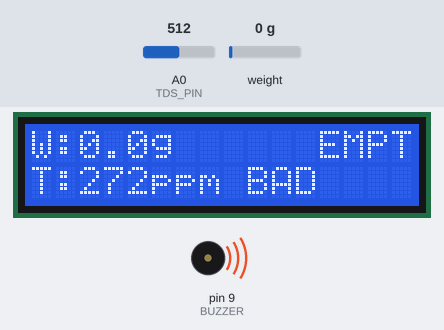
This sketch was run on a simulated Arduino Uno, built with avr-gcc and run on an emulated ATmega328P. Shown: 16×2 character LCD, buzzer (waves = sounding). Wiring (inferred from the names in the program): HX711 load-cell converter: data pin 3; SCK pin 2. The inputs (shaded band) are chosen by the test bench; at power-on: weight on the scale 0 g, A0 (TDS_PIN) = 512.

Above: at 5.1 s.
5.2 s: weight on the scale set to 37 g
At 6.3 s:
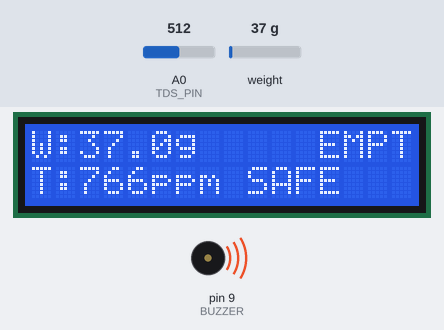
8.5 s: weight on the scale set to 45 g
At 9.9 s:
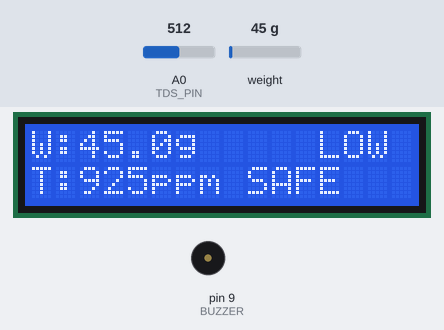
11.8 s: A0 (TDS_PIN) set to 529
At 12.52 s:
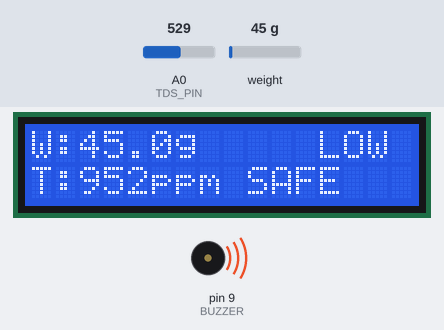
14.1 s: A0 (TDS_PIN) set to 543
At 17.3 s:
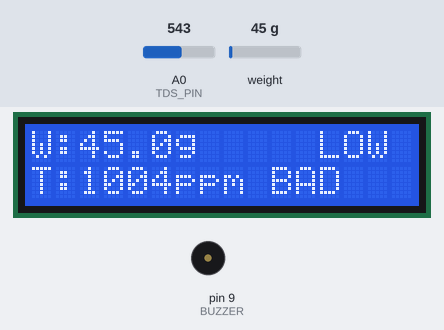
17.4 s: weight on the scale set to 126 g
At 18.2 s:
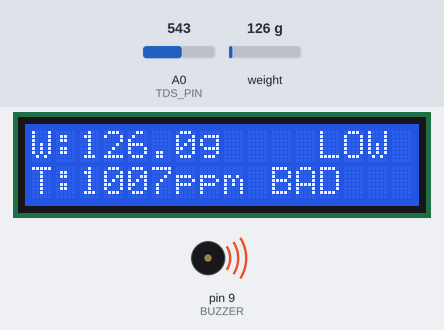
19.8 s: weight on the scale set to 148 g
At 21.8 s:
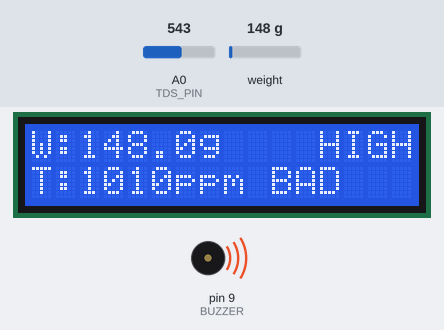
Timing chart, 0 to 23.3 s (numbered marks = the images above; inputs shaded):
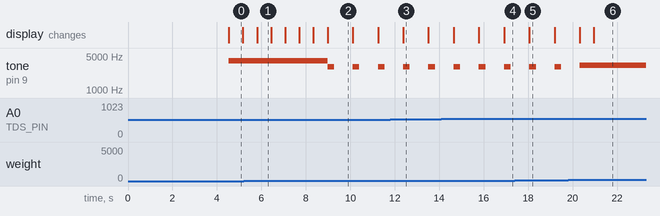

Measured:
- the behaviour switches between 40 and 41 g on weight on the scale (found by bisection; images 1 and 2)
- the behaviour switches between 542 and 543 on A0 (TDS_PIN) (found by bisection; images 3 and 4)
- the behaviour switches between 137 and 138 g on weight on the scale (found by bisection; images 5 and 6)
- after the input at 8.5 s, tone on pin 9 (BUZZER): alternates 3000 Hz for 0.30 s and silent for 0.83 s, starting after 0.48 s; the display: changes after 0.48 s (image 2)
- after the input at 11.8 s, the display: changes after 0.58 s (image 3)
- after the input at 19.8 s, the display: first changes after 0.52 s (image 6 shows a later state)
- what the display in image 0 shows lasts 0.7 s, from 4.5 s to 5.2 s

The sketch:

Smart_Saline.ino
```cpp
#include <Wire.h>
#include <LiquidCrystal_I2C.h>

LiquidCrystal_I2C lcd(0x27, 16, 2);

#define DOUT 3
#define CLK  2
#define TDS_PIN A0
#define BUZZER 9

long offset = 0;
float scale = 408.0;

float FULL_WEIGHT = 550.0;

// -------- HX711 --------
long readHX711()
{
  long count = 0;
  int timeout = 0;

  while (digitalRead(DOUT))
  {
    delay(1);
    if (++timeout > 1000) return 0;
  }

  for (int i = 0; i < 24; i++)
  {
    digitalWrite(CLK, HIGH);
    count = count << 1;
    digitalWrite(CLK, LOW);
    if (digitalRead(DOUT)) count++;
  }

  digitalWrite(CLK, HIGH);
  count ^= 0x800000;
  digitalWrite(CLK, LOW);

  return count;
}

long getAvg(int n)
{
  long sum = 0;
  for (int i = 0; i < n; i++)
    sum += readHX711();
  return sum / n;
}

// -------- SETUP --------
void setup()
{
  Serial.begin(9600);

  pinMode(CLK, OUTPUT);
  pinMode(DOUT, INPUT);
  pinMode(BUZZER, OUTPUT);

  lcd.init();
  lcd.backlight();

  delay(1000);
  offset = getAvg(30);
}

// -------- LOOP --------
void loop()
{
  // -------- WEIGHT --------
  long raw = getAvg(5);
  float weight = (raw - offset) / scale;

  if (weight < 0) weight = 0;
  if (weight < 5) weight = 0;

  // -------- TDS --------
  int tdsRaw = analogRead(TDS_PIN);

  static float tdsFiltered = 0;
  tdsFiltered = (tdsFiltered * 0.5) + (tdsRaw * 0.5);

  float tdsPPM = (tdsFiltered - 150) * 900.0 / (500 - 150);

  if (tdsPPM < 50) tdsPPM = 0;
  if (tdsPPM > 1200) tdsPPM = 1200;

  // -------- LCD LINE 1 --------
  lcd.setCursor(0, 0);
  lcd.print("W:");
  lcd.print(weight, 1);
  lcd.print("g   ");

  // -------- LCD LINE 2 --------
  lcd.setCursor(0, 1);
  lcd.print("T:");
  lcd.print((int)tdsPPM);
  lcd.print("ppm ");

  // -------- SAFE / NOT SAFE TAG --------
  if (tdsPPM >= 700 && tdsPPM <= 1000)
  {
    lcd.print("SAFE ");
  }
  else
  {
    lcd.print("BAD  ");
  }

  // -------- ALERT SYSTEM --------
  float remainingPercent = (weight / FULL_WEIGHT) * 100;

  // -------- PRIORITY 1: EMPTY --------
  if (weight <= 40)
  {
    lcd.setCursor(12, 0);
    lcd.print("EMPTY");

    // 🔥 CONTINUOUS LOUD BEEP (no pause)
    tone(BUZZER, 4000);
  }

  // -------- PRIORITY 2: LOW IV (<=25%) --------
  else if (remainingPercent <= 25)
  {
    lcd.setCursor(12, 0);
    lcd.print("LOW ");

    // 🔊 beep-pause (unchanged)
    tone(BUZZER, 3000);
    delay(300);
    noTone(BUZZER);
    delay(200);
  }

  // -------- PRIORITY 3: TDS HIGH --------
  else if (tdsPPM > 1000)
  {
    lcd.setCursor(12, 0);
    lcd.print("HIGH");

    tone(BUZZER, 3200);
  }

  // -------- PRIORITY 4: TDS LOW --------
  else if (tdsPPM < 700)
  {
    lcd.setCursor(12, 0);
    lcd.print("LOW ");

    tone(BUZZER, 2000);
  }

  // -------- NORMAL --------
  else
  {
    lcd.setCursor(12, 0);
    lcd.print("SAFE");

    noTone(BUZZER);
  }

  delay(200);
}
```
